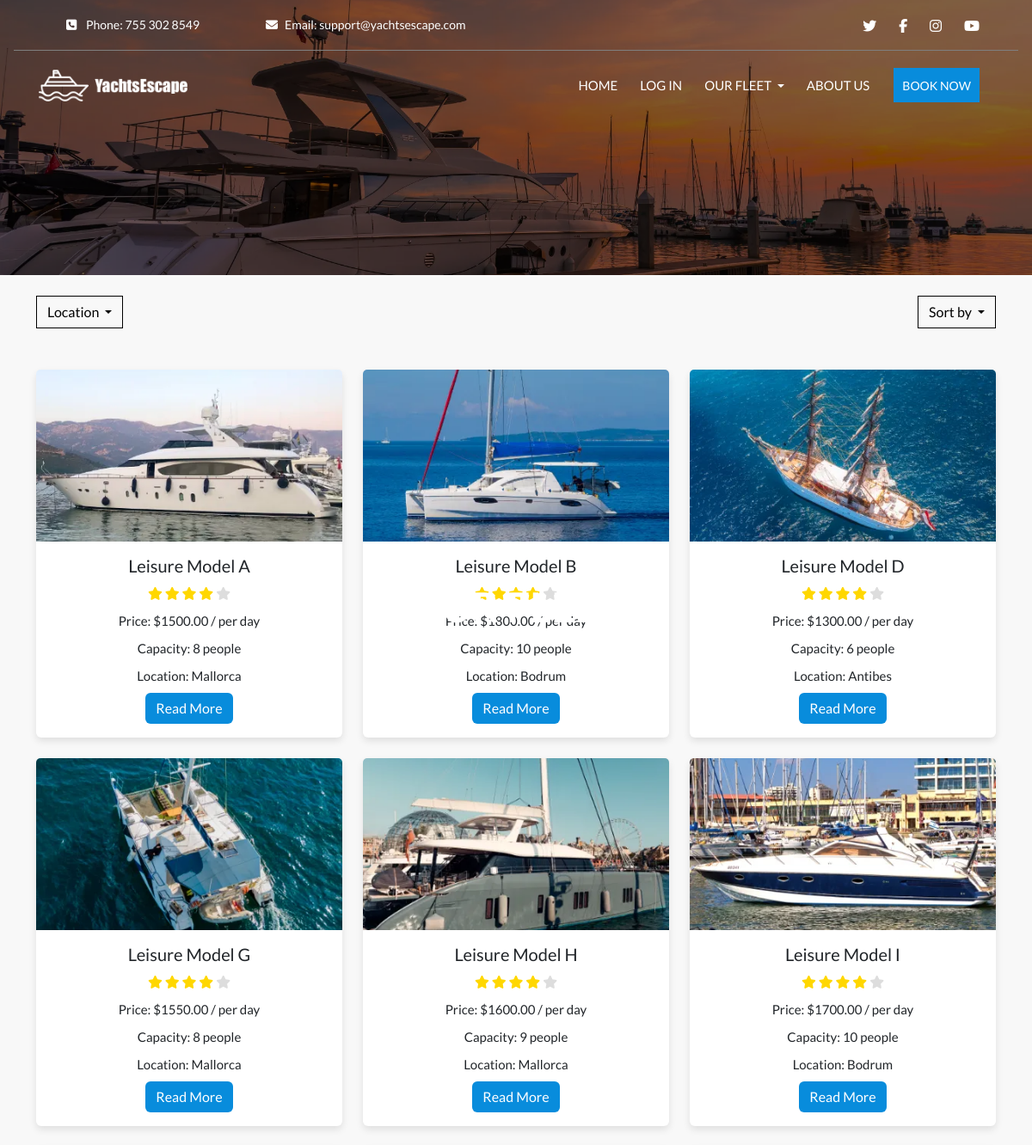
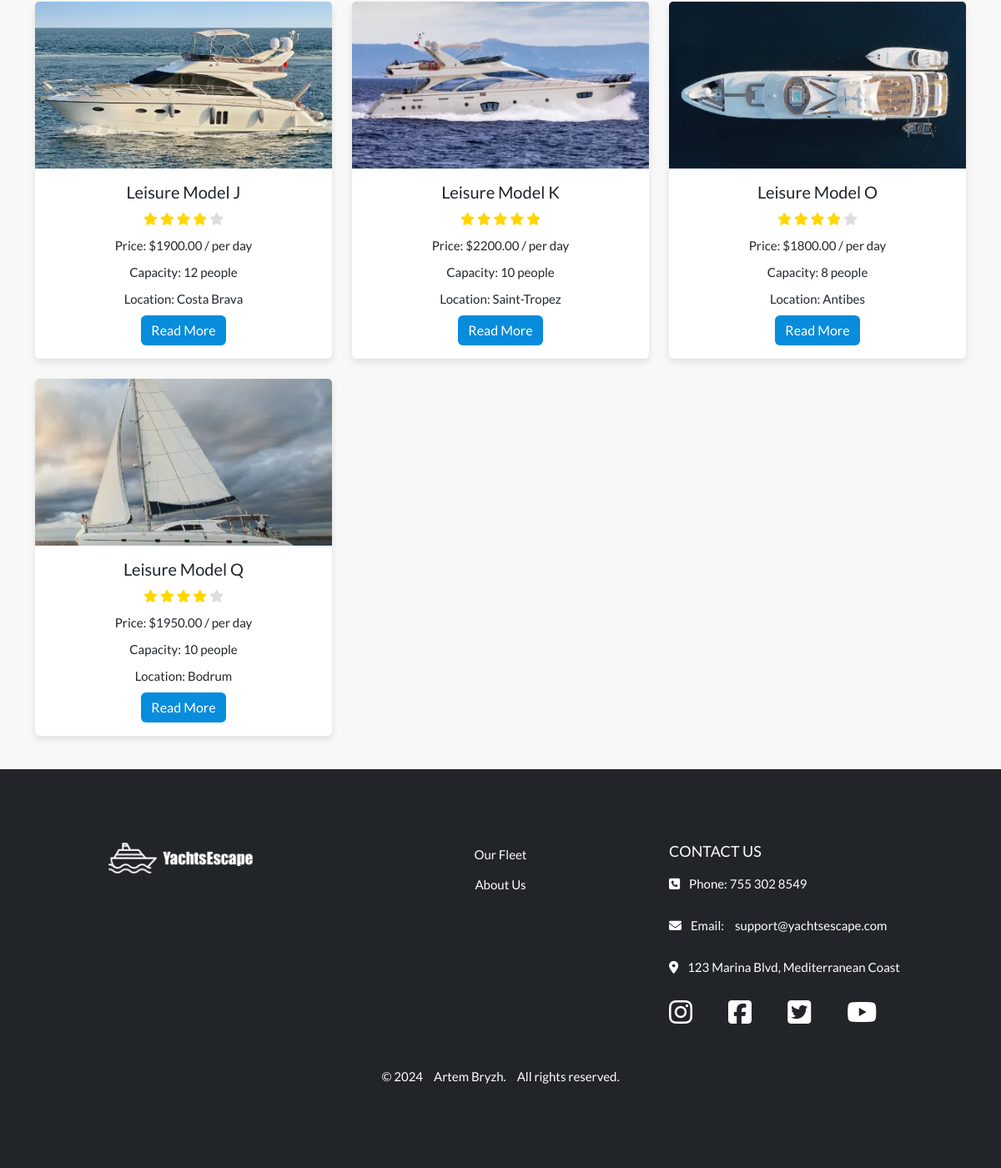
Screenshot of /yachts/?type=Leisure with the database file from the repository (2 pictures, top to bottom).
### yachts/models.py (models this page shows, shortened)
class Yacht(models.Model):
    COUNTRY_CHOICES = [
        ('Turkey', 'Turkey'),
        ('France', 'France'),
        ('Spain', 'Spain'),
    ]
    name = models.CharField(max_length=100)
    id = models.AutoField(primary_key=True)
    type = models.CharField(max_length=50, default='default_type')
    description = models.TextField()
    country = models.CharField(max_length=50, choices=COUNTRY_CHOICES, default='Turkey')
    location = models.CharField(max_length=100)
    capacity = models.IntegerField()
    price_per_day = models.DecimalField(max_digits=8, decimal_places=2)
    rating = models.DecimalField(max_digits=6, decimal_places=2, null=True, blank=True)
    available = models.BooleanField(default=True)
    image_url = models.URLField(max_length=1024, null=True, blank=True)
    card_image = models.ImageField(upload_to='yachts/cards/', null=True, blank=True)
    detail_image = models.ImageField(upload_to='yachts/details/', null=True, blank=True)
    detail_image_url = models.URLField(max_length=1024, null=True, blank=True)

### yachts/views.py (the view)
# urls.py: path('', views.yacht_list, name='yacht_list'),  # URL для страницы списка яхт
def yacht_list(request):
    yachts = Yacht.objects.all()  # Initial query to get all yachts
    boat_type = request.GET.get('type')  # Get the selected boat type from the GET request
    if boat_type:
        yachts = yachts.filter(type__iexact=boat_type)  # Filter yachts by the selected boat type
    country = request.GET.get('country')  # Get the selected country from the GET request
    if country:
        yachts = yachts.filter(country=country)  # Filter yachts by the selected country
    location = request.GET.get('location')  # Get the selected location from the GET request
    if location:
        yachts = yachts.filter(location__icontains=location)  # Filter yachts by the selected location
    sort_options = {
        'price_low': 'price_per_day',  # Sort by price ascending
        'price_high': '-price_per_day',  # Sort by price descending
        'rating_low': 'rating',  # Sort by rating ascending
        'rating_high': '-rating',  # Sort by rating descending
        'name_az': 'name',  # Sort by name A-Z
        'name_za': '-name',  # Sort by name Z-A
        'type_az': 'type',  # Sort by type A-Z
        'type_za': '-type'  # Sort by type Z-A
    }
    sort = request.GET.get('sort')  # Get the selected sorting option from the GET request
    if sort in sort_options:
        yachts = yachts.order_by(sort_options[sort])  # Apply sorting based on the selected option
    capacity_filter = {
        '2-4': {'capacity__lte': 4},  # Filter for capacity up to 4
        '4-6': {'capacity__gte': 4, 'capacity__lte': 6},  # Filter for capacity between 4 and 6
        '6-8': {'capacity__gte': 6, 'capacity__lte': 8},  # Filter for capacity between 6 and 8
        '8_plus': {'capacity__gt': 8},  # Filter for capacity greater than 8
    }
    capacity = request.GET.get('capacity')  # Get the selected capacity from the GET request
    if capacity in capacity_filter:
        yachts = yachts.filter(**capacity_filter[capacity])  # Apply filtering based on the selected capacity
    start_date = request.GET.get('start_date')  # Get the selected start date from the GET request
    end_date = request.GET.get('end_date')  # Get the selected end date from the GET request
    if start_date and end_date:
        yachts = yachts.exclude(
            bookings__start_date__lt=end_date,
            bookings__end_date__gt=start_date
        )  # Exclude yachts that are booked during the selected dates
    return render(request, 'yachts/yacht-list.html', {'yachts': yachts})

### yachts/templates/yachts/yacht-list.html (shortened to what this page needs)
{% extends 'base.html' %}
{% load static %}
{% block extra_css %}
<link rel="stylesheet" href="{% static 'css/yachts/yacht-list.css' %}">
{% endblock %}
{% block content %}
<div class="container">
    <div class="header-content">
        <h1 class="hero-title">Our Fleet</h1>
    </div>
    <div class="d-flex justify-content-between mt-4">
        <div class="dropdown">
            <button class="btn dropdown-toggle custom-dropdown-btn" type="button" id="locationDropdown"
                data-bs-toggle="dropdown" aria-expanded="false">
                Location
            </button>
        </div>
        <div class="dropdown">
            <button class="btn dropdown-toggle custom-dropdown-btn" type="button" id="sortDropdown"
                data-bs-toggle="dropdown" aria-expanded="false">
                Sort by
            </button>
        </div>
    </div>
    <div class="row mt-5">
        {% for yacht in yachts %}
        <div class="col-md-4 mb-4">
            <div class="card h-100">
                {% if yacht.card_image %}
                <img src="{{ yacht.card_image.url }}" class="card-img-top" alt="{{ yacht.name }}">
                {% else %}
                <img src="{% static 'images/default-yacht.png' %}" class="card-img-top" alt="{{ yacht.name }}">
                {% endif %}
                <div class="card-body">
                    <h5 class="card-title">{{ yacht.name }}</h5>
                    <div class="rating mb-2">
                        {% for i in "12345" %}
                        {% if forloop.counter <= yacht.rating|default:0 %} <i class="fas fa-star filled"></i>
                            {% else %}
                            <i class="fas fa-star"></i>
                            {% endif %}
                            {% endfor %}
                    </div>
                    <p class="card-text">Price: ${{ yacht.price_per_day }} / per day</p>
                    <p class="card-text">Capacity: {{ yacht.capacity }} people</p>
                    <p class="card-text">Location: {{ yacht.location }}</p>
                    <a href="{% url 'yacht_detail' yacht.id %}" class="btn btn-primary">Read More</a>
                </div>
            </div>
        </div>
        {% endfor %}
    </div>
    {% endblock %}

### static/css/base.css (style rules this page uses)
* { margin: 0; padding: 0; border: 0; }
html, body { height: 100%; }
body { background-color: #f8f8f8; font: 15px/1.6 'Lato'; color: #444444; display: flex; flex-direction: column; min-height: 100vh; }
img { max-width: 100%; height: auto; background-color: transparent !important; border: none !important; }
a { line-height: inherit; vertical-align: middle; }

### static/css/yachts/yacht-list.css (style rules this page uses)
.header-content { position: absolute; top: 26%; left: 50%; transform: translate(-50%, -50%); text-align: center; z-index: 2; }
.hero-title { color: white; font-size: 48px; font-weight: bold; text-transform: uppercase; z-index: 2; }
.card { border: none; transition: all 0.3s ease; box-shadow: 0 4px 8px rgba(0, 0, 0, 0.1); }
.card-img-top { height: 200px; object-fit: cover; }
.card-body { text-align: center; }
.btn-primary { background-color: #088cdc; border: none; transition: background-color 0.3s ease; }
.custom-dropdown-btn { border: 1px solid #000; background-color: transparent; border-radius: 0; color: #000; }
.rating .fa-star { color: #ddd; }
.rating .fa-star.filled { color: #ffd700; }
.rating { color: gold; }
.card-text { margin-bottom: 0.5rem; }

### rows the page displays
Yacht: card_image (picture), name "Leisure Model A", price_per_day "1500.00", capacity "8", location "Mallorca"
Yacht: card_image (picture), name "Leisure Model B", price_per_day "1800.00", capacity "10", location "Bodrum"
Yacht: card_image (picture), name "Leisure Model D", price_per_day "1300.00", capacity "6", location "Antibes"
Yacht: card_image (picture), name "Leisure Model G", price_per_day "1550.00", capacity "8", location "Mallorca"
Yacht: card_image (picture), name "Leisure Model H", price_per_day "1600.00", capacity "9", location "Mallorca"
Yacht: card_image (picture), name "Leisure Model I", price_per_day "1700.00", capacity "10", location "Bodrum"
Yacht: card_image (picture), name "Leisure Model J", price_per_day "1900.00", capacity "12", location "Costa Brava"
Yacht: card_image (picture), name "Leisure Model K", rating 5 (drawn), price_per_day "2200.00", capacity "10", location "Saint-Tropez"
Yacht: card_image (picture), name "Leisure Model O", price_per_day "1800.00", capacity "8", location "Antibes"
Yacht: card_image (picture), name "Leisure Model Q", price_per_day "1950.00", capacity "10", location "Bodrum"
